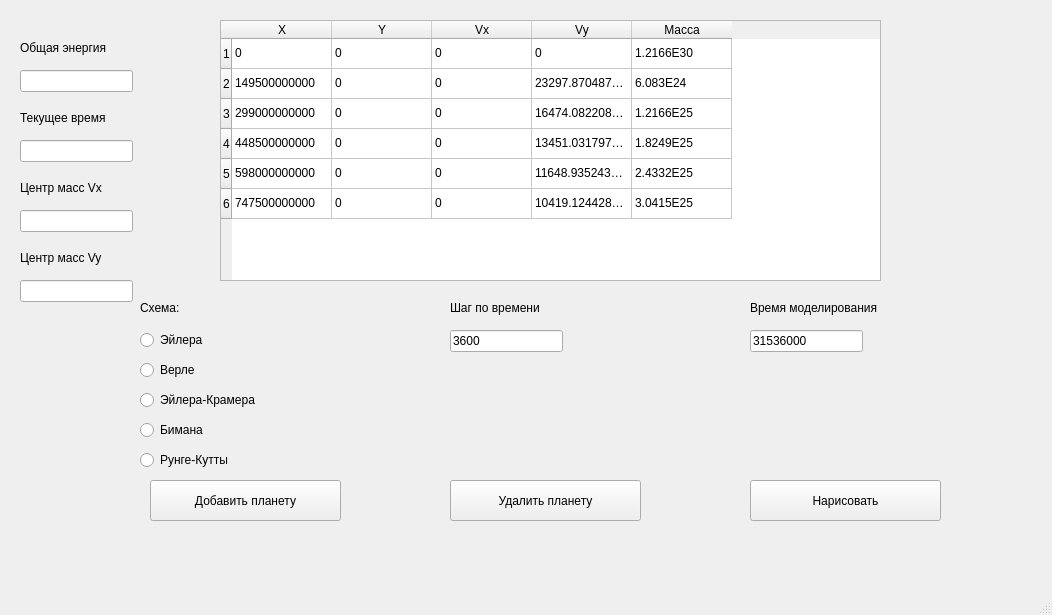
<?xml version="1.0" encoding="UTF-8"?>
<ui version="4.0">
 <class>MainWindow</class>
 <widget class="QMainWindow" name="MainWindow">
  <property name="geometry">
   <rect>
    <x>0</x>
    <y>0</y>
    <width>1052</width>
    <height>615</height>
   </rect>
  </property>
  <property name="windowTitle">
   <string>MainWindow</string>
  </property>
  <widget class="QWidget" name="centralwidget">
   <widget class="QPushButton" name="pushButton">
    <property name="geometry">
     <rect>
      <x>150</x>
      <y>480</y>
      <width>191</width>
      <height>41</height>
     </rect>
    </property>
    <property name="text">
     <string>Добавить планету</string>
    </property>
   </widget>
   <widget class="QTableWidget" name="tableWidget">
    <property name="geometry">
     <rect>
      <x>220</x>
      <y>20</y>
      <width>661</width>
      <height>261</height>
     </rect>
    </property>
    <property name="rowCount">
     <number>6</number>
    </property>
    <property name="columnCount">
     <number>5</number>
    </property>
    <row/>
    <row/>
    <row/>
    <row/>
    <row/>
    <row/>
    <column>
     <property name="text">
      <string>X</string>
     </property>
    </column>
    <column>
     <property name="text">
      <string>Y</string>
     </property>
    </column>
    <column>
     <property name="text">
      <string>Vx</string>
     </property>
    </column>
    <column>
     <property name="text">
      <string>Vy</string>
     </property>
    </column>
    <column>
     <property name="text">
      <string>Масса</string>
     </property>
    </column>
    <item row="0" column="0">
     <property name="text">
      <string>0</string>
     </property>
    </item>
    <item row="0" column="1">
     <property name="text">
      <string>0</string>
     </property>
    </item>
    <item row="0" column="2">
     <property name="text">
      <string>0</string>
     </property>
    </item>
    <item row="0" column="3">
     <property name="text">
      <string>0</string>
     </property>
    </item>
    <item row="0" column="4">
     <property name="text">
      <string>1.2166E30</string>
     </property>
    </item>
    <item row="1" column="0">
     <property name="text">
      <string>149500000000</string>
     </property>
    </item>
    <item row="1" column="1">
     <property name="text">
      <string>0</string>
     </property>
    </item>
    <item row="1" column="2">
     <property name="text">
      <string>0</string>
     </property>
    </item>
    <item row="1" column="3">
     <property name="text">
      <string>23297.8704870374</string>
     </property>
    </item>
    <item row="1" column="4">
     <property name="text">
      <string>6.083E24</string>
     </property>
    </item>
    <item row="2" column="0">
     <property name="text">
      <string>299000000000</string>
     </property>
    </item>
    <item row="2" column="1">
     <property name="text">
      <string>0</string>
     </property>
    </item>
    <item row="2" column="2">
     <property name="text">
      <string>0</string>
     </property>
    </item>
    <item row="2" column="3">
     <property name="text">
      <string>16474.0822085901</string>
     </property>
    </item>
    <item row="2" column="4">
     <property name="text">
      <string>1.2166E25</string>
     </property>
    </item>
    <item row="3" column="0">
     <property name="text">
      <string>448500000000</string>
     </property>
    </item>
    <item row="3" column="1">
     <property name="text">
      <string>0</string>
     </property>
    </item>
    <item row="3" column="2">
     <property name="text">
      <string>0</string>
     </property>
    </item>
    <item row="3" column="3">
     <property name="text">
      <string>13451.0317972361</string>
     </property>
    </item>
    <item row="3" column="4">
     <property name="text">
      <string>1.8249E25</string>
     </property>
    </item>
    <item row="4" column="0">
     <property name="text">
      <string>598000000000</string>
     </property>
    </item>
    <item row="4" column="1">
     <property name="text">
      <string>0</string>
     </property>
    </item>
    <item row="4" column="2">
     <property name="text">
      <string>0</string>
     </property>
    </item>
    <item row="4" column="3">
     <property name="text">
      <string>11648.9352435187</string>
     </property>
    </item>
    <item row="4" column="4">
     <property name="text">
      <string>2.4332E25</string>
     </property>
    </item>
    <item row="5" column="0">
     <property name="text">
      <string>747500000000</string>
     </property>
    </item>
    <item row="5" column="1">
     <property name="text">
      <string>0</string>
     </property>
    </item>
    <item row="5" column="2">
     <property name="text">
      <string>0</string>
     </property>
    </item>
    <item row="5" column="3">
     <property name="text">
      <string>10419.1244280004</string>
     </property>
    </item>
    <item row="5" column="4">
     <property name="text">
      <string>3.0415E25</string>
     </property>
    </item>
   </widget>
   <widget class="QPushButton" name="pushButton_2">
    <property name="geometry">
     <rect>
      <x>450</x>
      <y>480</y>
      <width>191</width>
      <height>41</height>
     </rect>
    </property>
    <property name="text">
     <string>Удалить планету</string>
    </property>
   </widget>
   <widget class="QPushButton" name="pushButton_3">
    <property name="geometry">
     <rect>
      <x>750</x>
      <y>480</y>
      <width>191</width>
      <height>41</height>
     </rect>
    </property>
    <property name="text">
     <string>Нарисовать</string>
    </property>
   </widget>
   <widget class="QRadioButton" name="radioButton">
    <property name="geometry">
     <rect>
      <x>140</x>
      <y>330</y>
      <width>95</width>
      <height>20</height>
     </rect>
    </property>
    <property name="text">
     <string>Эйлера</string>
    </property>
   </widget>
   <widget class="QRadioButton" name="radioButton_2">
    <property name="geometry">
     <rect>
      <x>140</x>
      <y>360</y>
      <width>95</width>
      <height>20</height>
     </rect>
    </property>
    <property name="text">
     <string>Верле</string>
    </property>
   </widget>
   <widget class="QRadioButton" name="radioButton_3">
    <property name="geometry">
     <rect>
      <x>140</x>
      <y>390</y>
      <width>151</width>
      <height>20</height>
     </rect>
    </property>
    <property name="text">
     <string>Эйлера-Крамера</string>
    </property>
   </widget>
   <widget class="QRadioButton" name="radioButton_4">
    <property name="geometry">
     <rect>
      <x>140</x>
      <y>420</y>
      <width>95</width>
      <height>20</height>
     </rect>
    </property>
    <property name="text">
     <string>Бимана</string>
    </property>
   </widget>
   <widget class="QRadioButton" name="radioButton_5">
    <property name="geometry">
     <rect>
      <x>140</x>
      <y>450</y>
      <width>95</width>
      <height>20</height>
     </rect>
    </property>
    <property name="text">
     <string>Рунге-Кутты</string>
    </property>
   </widget>
   <widget class="QLabel" name="label">
    <property name="geometry">
     <rect>
      <x>140</x>
      <y>300</y>
      <width>55</width>
      <height>16</height>
     </rect>
    </property>
    <property name="text">
     <string>Схема:</string>
    </property>
   </widget>
   <widget class="QLabel" name="label_2">
    <property name="geometry">
     <rect>
      <x>450</x>
      <y>300</y>
      <width>121</width>
      <height>16</height>
     </rect>
    </property>
    <property name="text">
     <string>Шаг по времени</string>
    </property>
   </widget>
   <widget class="QLabel" name="label_3">
    <property name="geometry">
     <rect>
      <x>750</x>
      <y>300</y>
      <width>141</width>
      <height>16</height>
     </rect>
    </property>
    <property name="text">
     <string>Время моделирования</string>
    </property>
   </widget>
   <widget class="QLineEdit" name="lineEdit">
    <property name="geometry">
     <rect>
      <x>450</x>
      <y>330</y>
      <width>113</width>
      <height>22</height>
     </rect>
    </property>
    <property name="text">
     <string>3600</string>
    </property>
   </widget>
   <widget class="QLineEdit" name="lineEdit_2">
    <property name="geometry">
     <rect>
      <x>750</x>
      <y>330</y>
      <width>113</width>
      <height>22</height>
     </rect>
    </property>
    <property name="text">
     <string>31536000</string>
    </property>
   </widget>
   <widget class="QLineEdit" name="lineEdit_3">
    <property name="geometry">
     <rect>
      <x>20</x>
      <y>70</y>
      <width>113</width>
      <height>22</height>
     </rect>
    </property>
   </widget>
   <widget class="QLabel" name="label_4">
    <property name="geometry">
     <rect>
      <x>20</x>
      <y>40</y>
      <width>101</width>
      <height>16</height>
     </rect>
    </property>
    <property name="text">
     <string>Общая энергия</string>
    </property>
   </widget>
   <widget class="QLabel" name="label_5">
    <property name="geometry">
     <rect>
      <x>20</x>
      <y>110</y>
      <width>101</width>
      <height>16</height>
     </rect>
    </property>
    <property name="text">
     <string>Текущее время</string>
    </property>
   </widget>
   <widget class="QLineEdit" name="lineEdit_4">
    <property name="geometry">
     <rect>
      <x>20</x>
      <y>140</y>
      <width>113</width>
      <height>22</height>
     </rect>
    </property>
   </widget>
   <widget class="QLabel" name="label_6">
    <property name="geometry">
     <rect>
      <x>20</x>
      <y>180</y>
      <width>101</width>
      <height>16</height>
     </rect>
    </property>
    <property name="text">
     <string>Центр масс Vx</string>
    </property>
   </widget>
   <widget class="QLineEdit" name="lineEdit_5">
    <property name="geometry">
     <rect>
      <x>20</x>
      <y>210</y>
      <width>113</width>
      <height>22</height>
     </rect>
    </property>
   </widget>
   <widget class="QLabel" name="label_7">
    <property name="geometry">
     <rect>
      <x>20</x>
      <y>250</y>
      <width>101</width>
      <height>16</height>
     </rect>
    </property>
    <property name="text">
     <string>Центр масс Vy</string>
    </property>
   </widget>
   <widget class="QLineEdit" name="lineEdit_6">
    <property name="geometry">
     <rect>
      <x>20</x>
      <y>280</y>
      <width>113</width>
      <height>22</height>
     </rect>
    </property>
   </widget>
  </widget>
  <widget class="QMenuBar" name="menubar">
   <property name="geometry">
    <rect>
     <x>0</x>
     <y>0</y>
     <width>1052</width>
     <height>26</height>
    </rect>
   </property>
  </widget>
  <widget class="QStatusBar" name="statusbar"/>
 </widget>
 <resources/>
 <connections/>
</ui>
